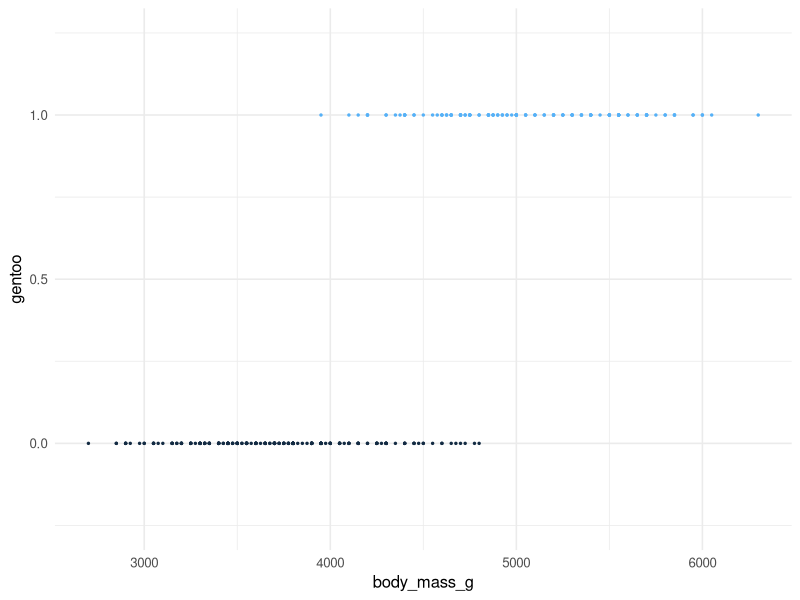
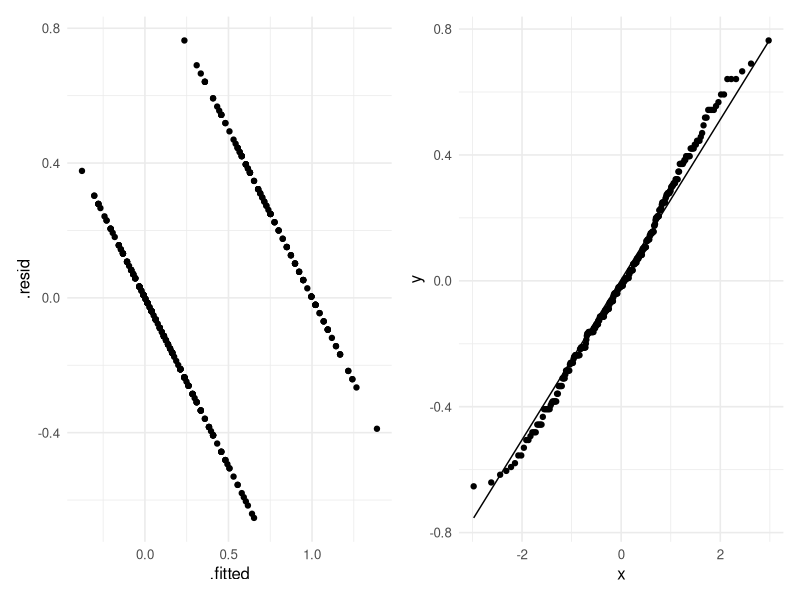
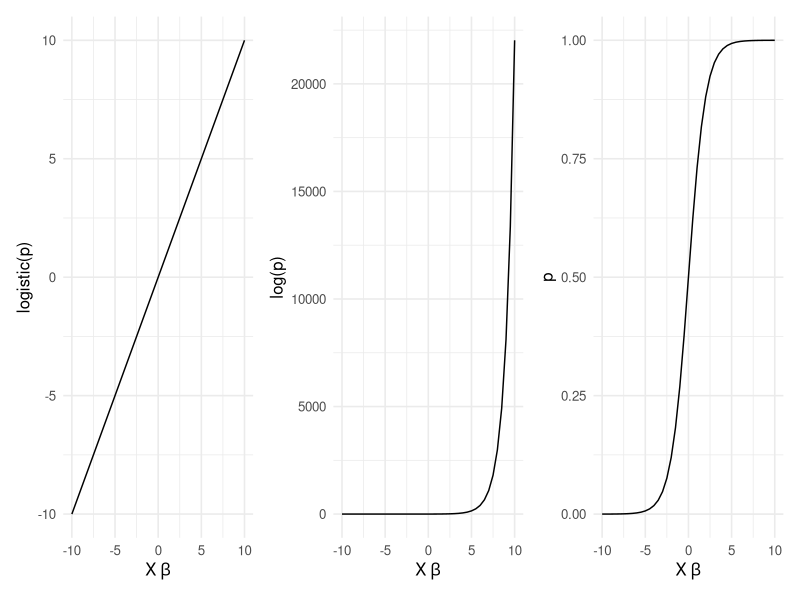

Write the R code that produced these figures, in order.
## ---- chunk 1
library(tidyverse)
library(patchwork)
library(modelr)
theme_set(theme_minimal(base_size = 12))
## ---- chunk 2
#| fig-width: 4
#| fig-height: 3


penguins = palmerpenguins::penguins %>%
  mutate(
    gentoo = ifelse(species == "Gentoo", 1, 0)
  )

ggplot(penguins, aes(x = body_mass_g, y = gentoo, col = gentoo)) + 
  geom_point(size = .5) +
  ylim(c(-.25, 1.25)) + 
  theme(legend.position = "none")
## ---- chunk 3
gentoo_lm = lm(gentoo ~ body_mass_g, data = penguins)
summary(gentoo_lm)$coef %>% round(., digits = 4)
## ---- chunk 4
#| fig-width: 7
#| fig-height: 2.5

gentoo_lm = lm(gentoo ~ body_mass_g, data = penguins)
p1 = ggplot(broom::augment(gentoo_lm), aes(x = .fitted, y = .resid)) +
  geom_point()

p2 = ggplot(broom::augment(gentoo_lm), aes( sample = .resid)) +
  geom_qq() +
  geom_qq_line()

p1 + p2
## ---- chunk 5
#| fig-width: 7
#| fig-height: 2.5

p1 = tibble(
  x = seq(-10, 10, by = .5),
  y = exp(x)/(1+exp(x))
  ) %>%
  ggplot(aes(x = x, y = y)) + 
  geom_line() + 
  labs(
    x = expression(X~beta),
    y = "p"
  )

p2 = tibble(
  x = seq(-10, 10, by = .5),
  y = exp(x)
  ) %>%
  ggplot(aes(x = x, y = y)) + 
  geom_line() + 
  labs(
    x = expression(X~beta),
    y = "log(p)"
  )

p3 = tibble(
  x = seq(-10, 10, by = .5),
  y = exp(x)/(1+exp(x))
  ) %>%
  ggplot(aes(x = x, y = log(y/(1-y)))) + 
  geom_line() + 
  labs(
    x = expression(X~beta),
    y = "logistic(p)"
  )

p3 + p2 + p1
## ---- chunk 6
#| echo: true

gentoo_mod = glm(gentoo ~ body_mass_g, 
                 data = penguins, 
                 family = "binomial")
summary(gentoo_mod)
